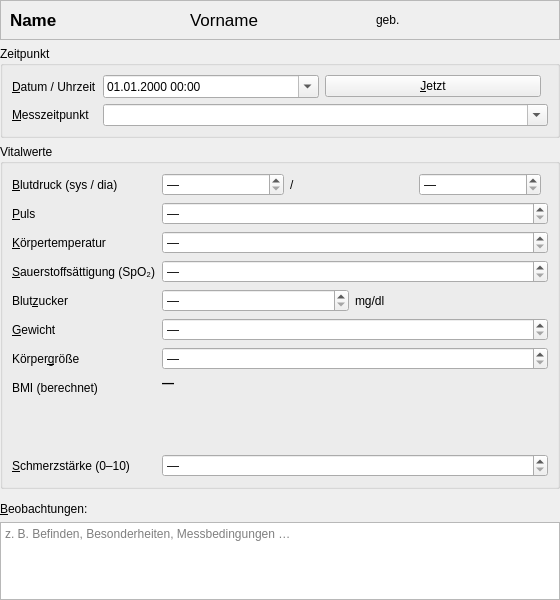
<?xml version="1.0" encoding="UTF-8"?>
<!--
  VitaParms light – Messung: Blutdruck, Puls, Temperatur, SpO₂, Blutzucker, Gewicht, Größe, BMI, Schmerz.
  Erzeugt mit tools/make_light_forms.py aus dem Standardformular – Änderungen dort vornehmen.
-->
<ui version="4.0">
 <class>VitalForm</class>
 <widget class="QWidget" name="VitalForm">
  <property name="geometry">
   <rect>
    <x>0</x>
    <y>0</y>
    <width>560</width>
    <height>600</height>
   </rect>
  </property>
  <property name="windowTitle">
   <string>Vitalwerte</string>
  </property>
  <property name="formVersion" stdset="0">
   <number>1</number>
  </property>
  <layout class="QVBoxLayout" name="rootLayout">
   <property name="leftMargin">
    <number>0</number>
   </property>
   <property name="topMargin">
    <number>0</number>
   </property>
   <property name="rightMargin">
    <number>0</number>
   </property>
   <property name="bottomMargin">
    <number>0</number>
   </property>
   <item>
    <widget class="QFrame" name="headerFrame">
     <property name="frameShape">
      <enum>QFrame::StyledPanel</enum>
     </property>
     <layout class="QHBoxLayout" name="headerLayout">
      <item>
       <widget class="QLabel" name="headerNameLabel">
        <property name="text">
         <string>Name</string>
        </property>
        <property name="styleSheet">
         <string notr="true">font-weight: bold; font-size: 13pt;</string>
        </property>
       </widget>
      </item>
      <item>
       <widget class="QLabel" name="headerFirstNameLabel">
        <property name="text">
         <string>Vorname</string>
        </property>
        <property name="styleSheet">
         <string notr="true">font-size: 13pt;</string>
        </property>
       </widget>
      </item>
      <item>
       <spacer name="headerSpacer">
        <property name="orientation">
         <enum>Qt::Horizontal</enum>
        </property>
       </spacer>
      </item>
      <item>
       <widget class="QLabel" name="headerBirthDateLabel">
        <property name="text">
         <string>geb.</string>
        </property>
       </widget>
      </item>
     </layout>
    </widget>
   </item>
   <item>
    <widget class="QGroupBox" name="whenGroup">
     <property name="title">
      <string>Zeitpunkt</string>
     </property>
     <layout class="QFormLayout" name="whenForm">
      <item row="0" column="0">
       <widget class="QLabel" name="dateTimeLabel">
        <property name="text">
         <string>&amp;Datum / Uhrzeit</string>
        </property>
        <property name="buddy">
         <cstring>dateTimeEdit</cstring>
        </property>
       </widget>
      </item>
      <item row="0" column="1">
       <layout class="QHBoxLayout" name="dateTimeRow">
        <item>
         <widget class="QDateTimeEdit" name="dateTimeEdit">
          <property name="displayFormat">
           <string>dd.MM.yyyy HH:mm</string>
          </property>
          <property name="calendarPopup">
           <bool>true</bool>
          </property>
         </widget>
        </item>
        <item>
         <widget class="QPushButton" name="nowButton">
          <property name="text">
           <string>&amp;Jetzt</string>
          </property>
          <property name="toolTip">
           <string>Aktuelles Datum und Uhrzeit übernehmen</string>
          </property>
         </widget>
        </item>
        <item>
         <spacer name="dateTimeSpacer">
          <property name="orientation">
           <enum>Qt::Horizontal</enum>
          </property>
         </spacer>
        </item>
       </layout>
      </item>
      <item row="1" column="0">
       <widget class="QLabel" name="contextLabel">
        <property name="text">
         <string>&amp;Messzeitpunkt</string>
        </property>
        <property name="buddy">
         <cstring>contextCombo</cstring>
        </property>
       </widget>
      </item>
      <item row="1" column="1">
       <widget class="QComboBox" name="contextCombo">
        <property name="editable">
         <bool>true</bool>
        </property>
        <property name="toolTip">
         <string>Für Tagesprofile (z. B. Blutzucker- oder Blutdruck-Tagesprofil). Freitext möglich.</string>
        </property>
       </widget>
      </item>
     </layout>
    </widget>
   </item>
   <item>
    <layout class="QHBoxLayout" name="columnsRow">
     <item>
      <layout class="QVBoxLayout" name="leftColumn">
       <item>
        <widget class="QGroupBox" name="valuesGroup">
         <property name="title">
          <string>Vitalwerte</string>
         </property>
         <layout class="QFormLayout" name="valuesForm">
          <item row="0" column="0">
           <widget class="QLabel" name="bpLabel">
            <property name="text">
             <string>&amp;Blutdruck (sys / dia)</string>
            </property>
            <property name="buddy">
             <cstring>systolicSpin</cstring>
            </property>
           </widget>
          </item>
          <item row="0" column="1">
           <layout class="QHBoxLayout" name="bpRow">
            <item>
             <widget class="QSpinBox" name="systolicSpin">
              <property name="specialValueText">
               <string>—</string>
              </property>
              <property name="suffix">
               <string> mmHg</string>
              </property>
              <property name="minimum">
               <number>49</number>
              </property>
              <property name="maximum">
               <number>300</number>
              </property>
              <property name="value">
               <number>49</number>
              </property>
             </widget>
            </item>
            <item>
             <widget class="QLabel" name="bpSlashLabel">
              <property name="text">
               <string>/</string>
              </property>
             </widget>
            </item>
            <item>
             <widget class="QSpinBox" name="diastolicSpin">
              <property name="specialValueText">
               <string>—</string>
              </property>
              <property name="suffix">
               <string> mmHg</string>
              </property>
              <property name="minimum">
               <number>19</number>
              </property>
              <property name="maximum">
               <number>200</number>
              </property>
              <property name="value">
               <number>19</number>
              </property>
             </widget>
            </item>
            <item>
             <spacer name="bpSpacer">
              <property name="orientation">
               <enum>Qt::Horizontal</enum>
              </property>
             </spacer>
            </item>
           </layout>
          </item>
          <item row="1" column="0">
           <widget class="QLabel" name="pulseLabel">
            <property name="text">
             <string>&amp;Puls</string>
            </property>
            <property name="buddy">
             <cstring>pulseSpin</cstring>
            </property>
           </widget>
          </item>
          <item row="1" column="1">
           <widget class="QSpinBox" name="pulseSpin">
            <property name="specialValueText">
             <string>—</string>
            </property>
            <property name="suffix">
             <string> /min</string>
            </property>
            <property name="minimum">
             <number>19</number>
            </property>
            <property name="maximum">
             <number>250</number>
            </property>
            <property name="value">
             <number>19</number>
            </property>
           </widget>
          </item>
          <item row="2" column="0">
           <widget class="QLabel" name="temperatureLabel">
            <property name="text">
             <string>&amp;Körpertemperatur</string>
            </property>
            <property name="buddy">
             <cstring>temperatureSpin</cstring>
            </property>
           </widget>
          </item>
          <item row="2" column="1">
           <widget class="QDoubleSpinBox" name="temperatureSpin">
            <property name="specialValueText">
             <string>—</string>
            </property>
            <property name="suffix">
             <string> °C</string>
            </property>
            <property name="decimals">
             <number>1</number>
            </property>
            <property name="minimum">
             <double>33.899999999999999</double>
            </property>
            <property name="maximum">
             <double>43.000000000000000</double>
            </property>
            <property name="singleStep">
             <double>0.100000000000000</double>
            </property>
            <property name="value">
             <double>33.899999999999999</double>
            </property>
           </widget>
          </item>
          <item row="3" column="0">
           <widget class="QLabel" name="spo2Label">
            <property name="text">
             <string>&amp;Sauerstoffsättigung (SpO₂)</string>
            </property>
            <property name="buddy">
             <cstring>spo2Spin</cstring>
            </property>
           </widget>
          </item>
          <item row="3" column="1">
           <widget class="QSpinBox" name="spo2Spin">
            <property name="specialValueText">
             <string>—</string>
            </property>
            <property name="suffix">
             <string> %</string>
            </property>
            <property name="minimum">
             <number>49</number>
            </property>
            <property name="maximum">
             <number>100</number>
            </property>
            <property name="value">
             <number>49</number>
            </property>
           </widget>
          </item>
          <item row="4" column="0">
           <widget class="QLabel" name="glucoseLabel">
            <property name="text">
             <string>Blut&amp;zucker</string>
            </property>
            <property name="buddy">
             <cstring>glucoseSpin</cstring>
            </property>
           </widget>
          </item>
          <item row="4" column="1">
           <layout class="QHBoxLayout" name="glucoseRow">
            <item>
             <widget class="QDoubleSpinBox" name="glucoseSpin">
              <property name="minimumSize">
               <size>
                <width>140</width>
                <height>0</height>
               </size>
              </property>
              <property name="specialValueText">
               <string>—</string>
              </property>
              <property name="toolTip">
               <string>Einheit (mg/dl oder mmol/l) unter Extras → Einstellungen</string>
              </property>
             </widget>
            </item>
            <item>
             <widget class="QLabel" name="glucoseUnitLabel">
              <property name="text">
               <string>mg/dl</string>
              </property>
             </widget>
            </item>
            <item>
             <spacer name="glucoseSpacer">
              <property name="orientation">
               <enum>Qt::Horizontal</enum>
              </property>
             </spacer>
            </item>
           </layout>
          </item>
          <item row="5" column="0">
           <widget class="QLabel" name="weightLabel">
            <property name="text">
             <string>&amp;Gewicht</string>
            </property>
            <property name="buddy">
             <cstring>weightSpin</cstring>
            </property>
           </widget>
          </item>
          <item row="5" column="1">
           <widget class="QDoubleSpinBox" name="weightSpin">
            <property name="specialValueText">
             <string>—</string>
            </property>
            <property name="suffix">
             <string> kg</string>
            </property>
            <property name="decimals">
             <number>1</number>
            </property>
            <property name="minimum">
             <double>0.000000000000000</double>
            </property>
            <property name="maximum">
             <double>400.000000000000000</double>
            </property>
            <property name="singleStep">
             <double>0.100000000000000</double>
            </property>
           </widget>
          </item>
          <item row="6" column="0">
           <widget class="QLabel" name="heightLabel">
            <property name="text">
             <string>Körper&amp;größe</string>
            </property>
            <property name="buddy">
             <cstring>heightSpin</cstring>
            </property>
           </widget>
          </item>
          <item row="6" column="1">
           <widget class="QDoubleSpinBox" name="heightSpin">
            <property name="specialValueText">
             <string>—</string>
            </property>
            <property name="suffix">
             <string> cm</string>
            </property>
            <property name="decimals">
             <number>0</number>
            </property>
            <property name="minimum">
             <double>0.000000000000000</double>
            </property>
            <property name="maximum">
             <double>250.000000000000000</double>
            </property>
            <property name="toolTip">
             <string>Leer lassen: für den BMI wird die zuletzt erfasste Größe verwendet.</string>
            </property>
           </widget>
          </item>
          <item row="7" column="0">
           <widget class="QLabel" name="bmiLabel">
            <property name="text">
             <string>BMI (berechnet)</string>
            </property>
           </widget>
          </item>
          <item row="7" column="1">
           <layout class="QVBoxLayout" name="bmiColumn">
            <item>
             <widget class="QLabel" name="bmiValueLabel">
              <property name="text">
               <string>—</string>
              </property>
              <property name="styleSheet">
               <string notr="true">font-weight: bold;</string>
              </property>
             </widget>
            </item>
            <item>
             <widget class="QLabel" name="bmiInfoLabel">
              <property name="minimumSize">
               <size>
                <width>0</width>
                <height>52</height>
               </size>
              </property>
              <property name="alignment">
               <set>Qt::AlignLeading|Qt::AlignLeft|Qt::AlignTop</set>
              </property>
              <property name="styleSheet">
               <string notr="true">font-size: 8.5pt;</string>
              </property>
              <property name="wordWrap">
               <bool>true</bool>
              </property>
             </widget>
            </item>
           </layout>
          </item>
          <item row="8" column="0">
           <widget class="QLabel" name="painLabel">
            <property name="text">
             <string>&amp;Schmerzstärke (0–10)</string>
            </property>
            <property name="buddy">
             <cstring>painSpin</cstring>
            </property>
           </widget>
          </item>
          <item row="8" column="1">
           <widget class="QSpinBox" name="painSpin">
            <property name="specialValueText">
             <string>—</string>
            </property>
            <property name="minimum">
             <number>-1</number>
            </property>
            <property name="maximum">
             <number>10</number>
            </property>
            <property name="value">
             <number>-1</number>
            </property>
            <property name="toolTip">
             <string>Numerische Rating-Skala: 0 = kein Schmerz, 10 = stärkster vorstellbarer Schmerz</string>
            </property>
           </widget>
          </item>
         </layout>
        </widget>
       </item>
       <item>
        <spacer name="leftStretch">
         <property name="orientation">
          <enum>Qt::Vertical</enum>
         </property>
        </spacer>
       </item>
      </layout>
     </item>
    </layout>
   </item>
   <item>
    <widget class="QLabel" name="observationsLabel">
     <property name="text">
      <string>&amp;Beobachtungen:</string>
     </property>
     <property name="buddy">
      <cstring>observationsEdit</cstring>
     </property>
    </widget>
   </item>
   <item>
    <widget class="QPlainTextEdit" name="observationsEdit">
     <property name="minimumSize">
      <size>
       <width>0</width>
       <height>70</height>
      </size>
     </property>
     <property name="placeholderText">
      <string>z. B. Befinden, Besonderheiten, Messbedingungen …</string>
     </property>
    </widget>
   </item>
  </layout>
 </widget>
 <tabstops>
  <tabstop>dateTimeEdit</tabstop>
  <tabstop>contextCombo</tabstop>
  <tabstop>systolicSpin</tabstop>
  <tabstop>diastolicSpin</tabstop>
  <tabstop>pulseSpin</tabstop>
  <tabstop>temperatureSpin</tabstop>
  <tabstop>spo2Spin</tabstop>
  <tabstop>glucoseSpin</tabstop>
  <tabstop>weightSpin</tabstop>
  <tabstop>heightSpin</tabstop>
  <tabstop>painSpin</tabstop>
  <tabstop>observationsEdit</tabstop>
 </tabstops>
 <resources />
 <connections />
</ui>
